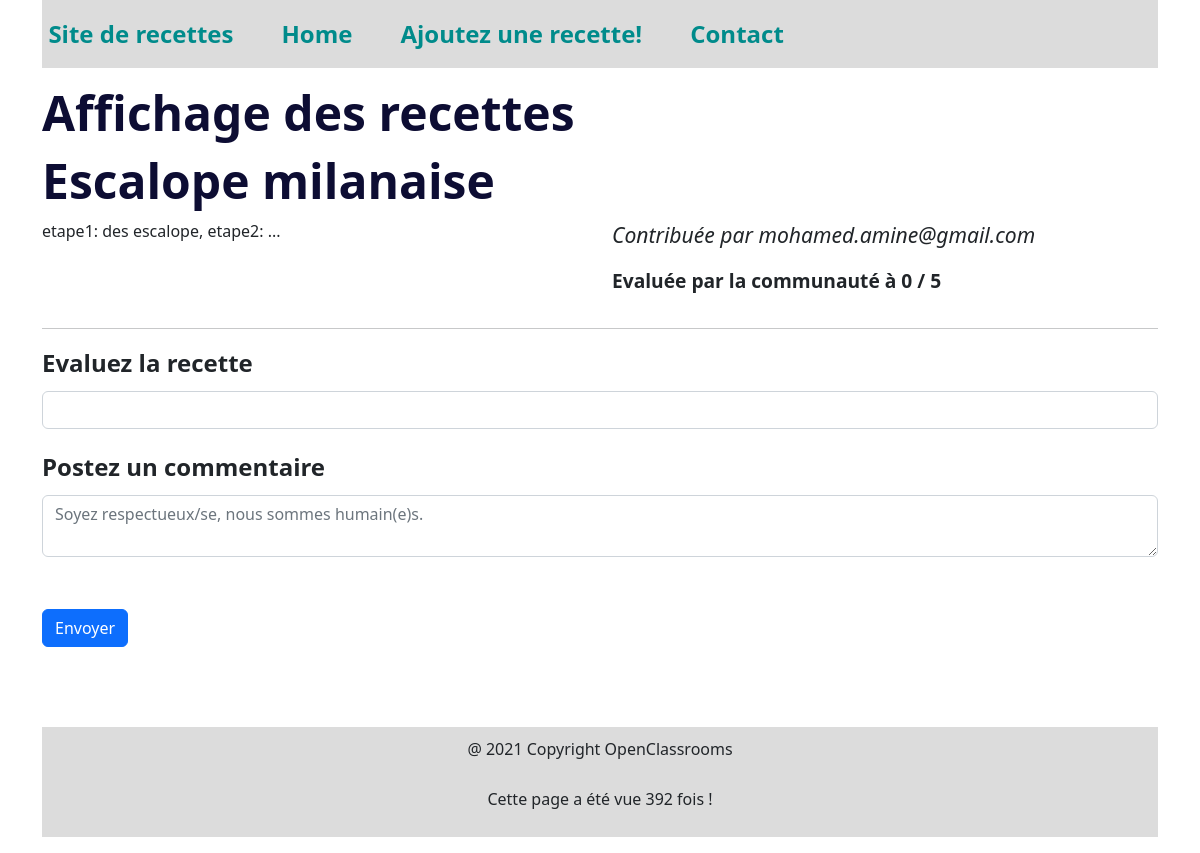
Page /read_recipe.php?id=4 (signed in) on the committed database.
### tables this page shows
CREATE TABLE `recipes` (
  `id_recipe` int(11) NOT NULL,
  `title` varchar(500) NOT NULL,
  `recipe` text NOT NULL,
  `author` varchar(300) NOT NULL,
  `is_enabled` tinyint(1) NOT NULL
);

### read_recipe.php (the view, shortened to what this page needs)
<?php
include_once("./variables.php");
?>
<?php
$getData = $_GET;
$recipeId = $getData['id'];
$retrieveRecipeWithCommentsStatement = $my_sql_client->prepare(
    'SELECT * ,
    DATE_FORMAT(c.created_at, "%d/%m/%Y") as comment_date
    FROM partage_de_recette.comments c, partage_de_recette.recipes r
    WHERE r.id_recipe = :id AND r.id_recipe = c.recipe_id;'
    );
$retrieveRecipeWithCommentsStatement->execute([
    'id' => $recipeId,
])or die(print_r($my_sql_client->errorInfo()));
$recipeWithComments = $retrieveRecipeWithCommentsStatement->fetchAll(PDO::FETCH_ASSOC);
$averageRatingStatment = $my_sql_client->prepare(
    'SELECT ROUND(AVG(c.review),1) as rating
    FROM partage_de_recette.recipes r , partage_de_recette.comments c
    WHERE r.id_recipe = c.recipe_id AND r.id_recipe = :id;'
    );
$averageRatingStatment->execute([
    'id' => $recipeId,
])or die(print_r($my_sql_client->errorInfo()));
$averageRating = $averageRatingStatment->fetch(PDO::FETCH_ASSOC);
$count_comment = $my_sql_client->prepare(
    'SELECT count(comment) as count
    FROM partage_de_recette.comments c, partage_de_recette.recipes r
    WHERE r.id_recipe = :id AND r.id_recipe = c.recipe_id;'
);
$count_comment->execute([
    'id' => $recipeId,
]) or die(print_r($my_sql_client->errorInfo()));
$count_comment = $count_comment->FETCH(PDO::FETCH_ASSOC);
$count_comment = $count_comment['count'];
if ($count_comment > 0) {
    $recipe = [
        'id_recipe' => $recipeWithComments[0]['id_recipe'],
        'title' => $recipeWithComments[0]['title'],
        'recipe' => $recipeWithComments[0]['recipe'],
        'author' => $recipeWithComments[0]['author'],
        'comments' => [],
        'rating' => $averageRating['rating'],
    ];
    foreach ($recipeWithComments as $comment) {
        if (!is_null($comment['comment_id'])) {
            $recipe['comments'][] = [
                'comment_id' => $comment['comment_id'],
                'comment' => $comment['comment'],
                'user_id' => (int) $comment['user_id'],
                'created_at' => $comment['comment_date'],
            ];
        }
    }
}else
{
    $recipe = $my_sql_client->prepare(
        'SELECT *
        FROM partage_de_recette.recipes r
        WHERE r.id_recipe = :id;'
        );
    $recipe->execute([
        'id' => $recipeId,
    ])or die(print_r($my_sql_client->errorInfo()));
    $recipe = $recipe->FETCH(PDO::FETCH_ASSOC);
}
?>
<!DOCTYPE html>
<html>
<head>
    <?php include_once("./style.php"); ?>
</head>
<body>
<div class="container">
    <?php include_once("./header.php") ?>
    <h1>Affichage des recettes</h1>
    <h1><?php echo($recipe['title']); ?></h1>
        <div class="row">
            <article class="col">
                <?php echo($recipe['recipe']); ?>
            </article>
            <aside class="col">
                <p><i>Contribuée par <?php echo($recipe['author']); ?></i></p>
                <p><b>Evaluée par la communauté à
                    <?php
                    if($count_comment>0)
                        echo($recipe['rating']);
                    else
                        echo '0';
                     ?>
                / 5</b></p>
            </aside>
        </div>
        <hr />
    <form action="./comment_posted.php" method="post">
        <div>
            <label for="review">Evaluez la recette</label>
            <input type="number" class="form-control" id="review" name="review" min="0" max="5" step="1" />
        </div>
        <div>
            <label for="comment">Postez un commentaire</label>
            <textarea class="form-control" placeholder="Soyez respectueux/se, nous sommes humain(e)s." id="comment" name="comment"></textarea>
        </div>
        <button type="submit" class="btn btn-primary">Envoyer</button>
    </form>
    <?php include_once("./footer.php"); ?>
    </div>
</body>
</html>

### style.php (style rules this page uses)
* { margin : 0; padding:0; box-sizing:border-box; }
.container { margin: 0 auto; }
h1 { color: rgb(13, 13, 51); font-weight: bold; font-size: 3em; margin: 10px 0; }
p { font-size: 1.2em; }
i { font-size: 1.1em; }
form div { display: flex; flex-direction: column; font-weight: bold; margin-bottom: 20px; }
input { padding: 20px; }
label { margin-bottom: 10px; font-size: 1.5em; }
button { margin : 2em 0; border :none; border-radius : 15px; background-color: darkcyan; padding : 10px 25px; color : white; font-weight: bold; }

### rows in the picture
recipes: title "Escalope milanaise", recipe "etape1: des escalope, etape2: ...", author "mohamed.amine@gmail.com"

### other values in the picture
$pages_vues "392"
